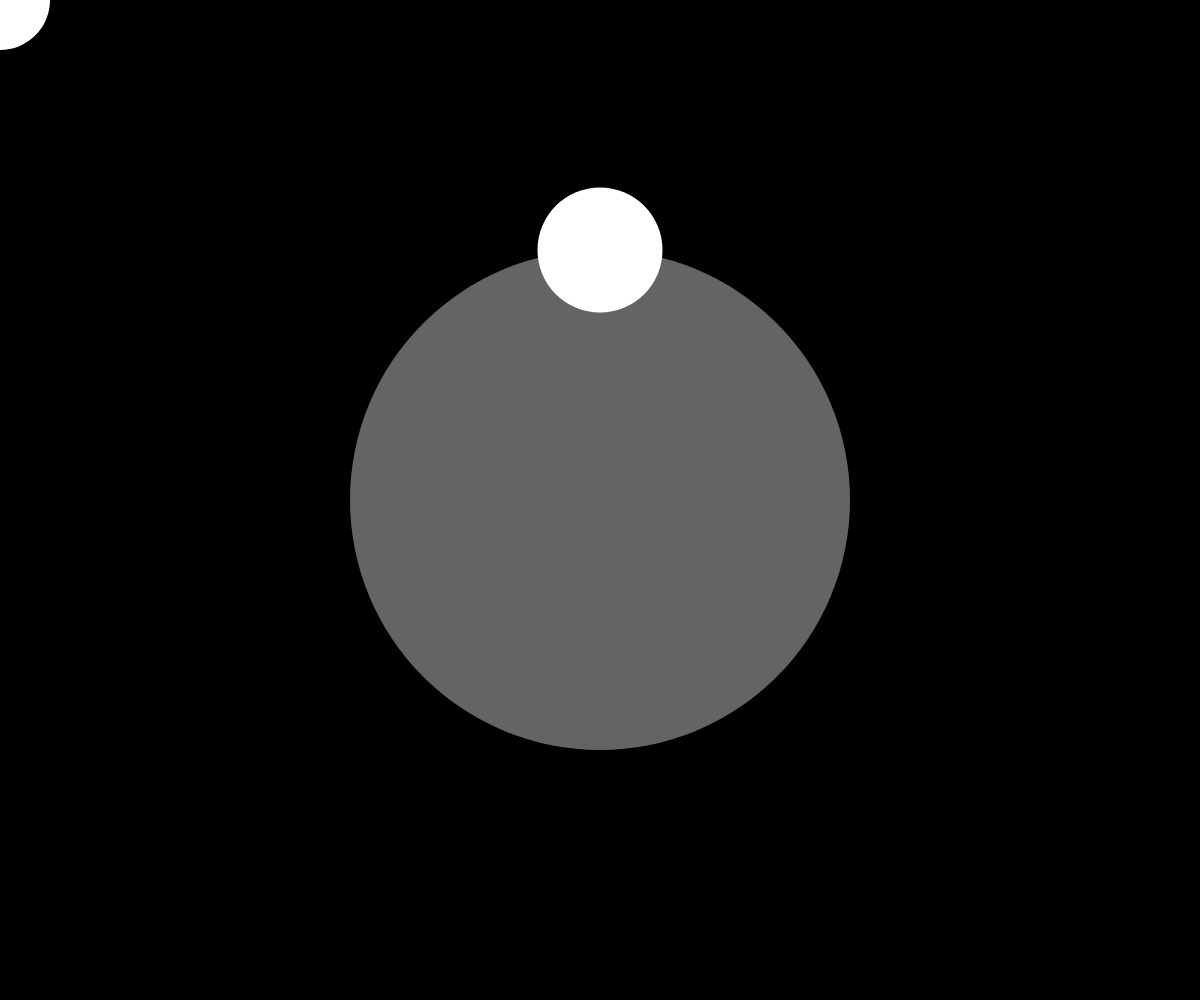
Frame 1 (no input)
Frame 60 (no input): identical to frame 1, image omitted
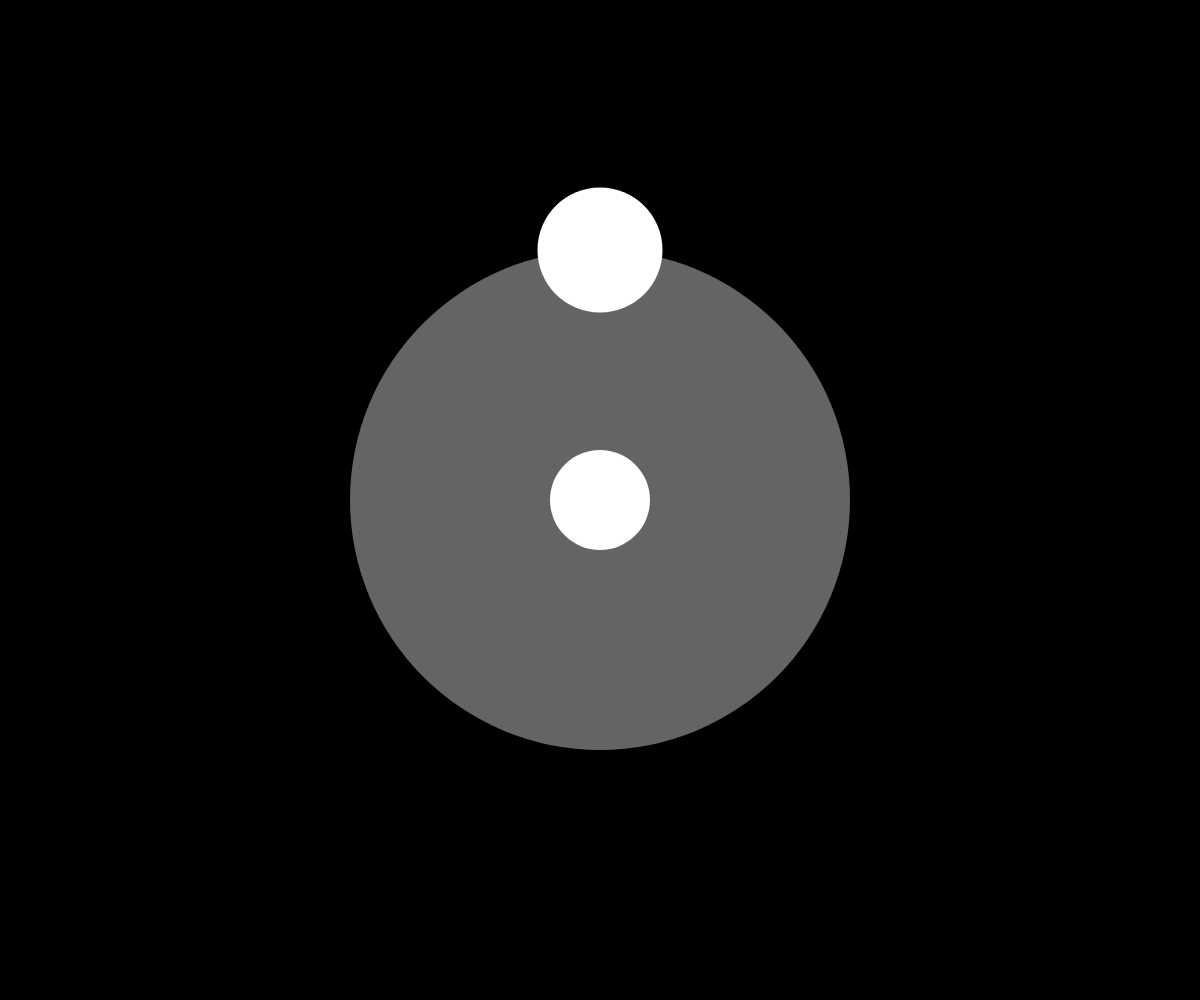
Frame 120 (the mouse pressed at the canvas centre since frame 60)

The p5.js sketch that drew these frames (run headless with seeded random() and noise() and a simulated clock; from frame 60 on, the mouse is pressed at the canvas centre):

// p5.js sketch
// ── sketch.js
var scaleFactor;

function setup() {
	createCanvas(windowWidth, windowHeight);
	noStroke();
	scaleFactor = getScaleFactor();
}

function windowResized() {
	resizeCanvas(windowWidth, windowHeight);
	scaleFactor = getScaleFactor();
}

function draw() {
	//console.log(frameRate());
	background(0);
	setStage(scaleFactor);
	fill(100);
	ellipse(0, 0, 1, 1);
	fill(255);
	ellipse(0,0.5,0.25,0.25);
	ellipse(getMouseX(scaleFactor), getMouseY(scaleFactor), 0.2, 0.2);
	closeStage(scaleFactor);
}

// ── lib.js
/**
 * Gets current scale factor
 * Automatically generates from windowWidth and windowHeight
 */

function getScaleFactor()
{
	var scaleFactor = 0;
	if(windowWidth < windowHeight)
		scaleFactor = windowWidth;
	else
		scaleFactor = windowHeight;
	return scaleFactor / 2.0;
}

/**
	* Moves us to 
	*/
function setStage(scaleFactor)
{
	push();
	// Make (0,0) the center
	translate(windowWidth/2, windowHeight/2);
	// Make up be up
	scale(1,-1);
	// Make us live in (-1,1), roughly speaking
	scale(scaleFactor);
}

function closeStage(scaleFactor)
{
	pop();
}

function getMouseX(scaleFactor)
{
	return (mouseX - windowWidth/2) / scaleFactor;
}

function getMouseY(scaleFactor)
{
	return -(mouseY - windowHeight/2) / scaleFactor;
}
